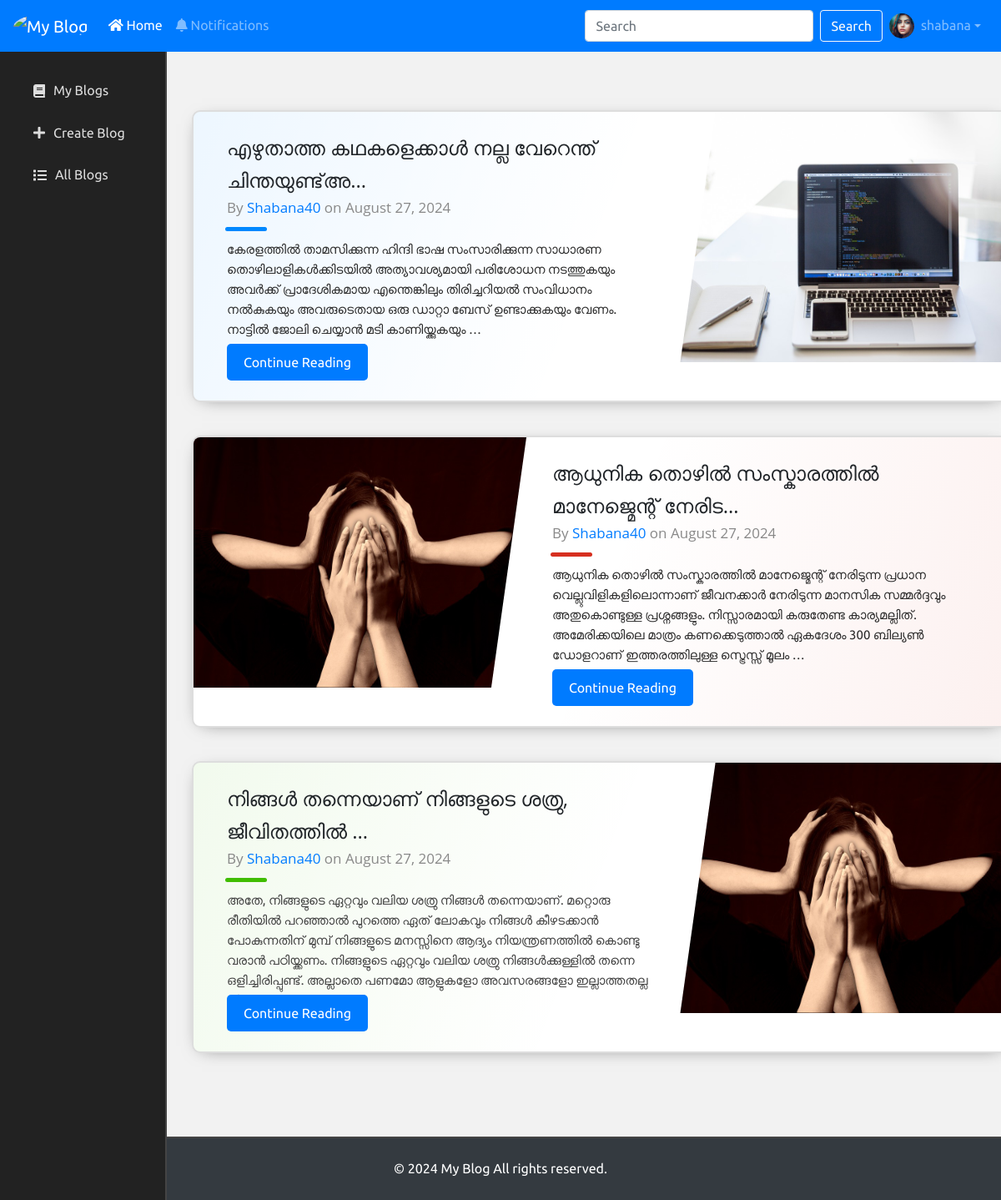
The page /user/ (signed in) on the database its author committed.
### userpanel/models.py (models this page shows, shortened)
class User_Table(models.Model):
    user = models.OneToOneField(User, on_delete=models.CASCADE)
    phone = models.CharField(max_length=15)
    profile_image = models.ImageField(upload_to='profile_images/', blank=True, null=True)
    cover_photo = models.ImageField(upload_to='cover_photos/', blank=True, null=True)
    id_proof = models.ImageField(upload_to='id_proofs/', blank=True, null=True)
    profile_description = models.TextField(blank=True, null=True)
    is_blocked = models.BooleanField(default=False)  # Add this field

class Blog(models.Model):
    STATUS_CHOICES = [
        ('draft', 'Draft'),
        ('published', 'Published'),
    ]
    title = models.CharField(max_length=100)
    content = models.TextField()
    blog_image = models.ImageField(upload_to='blog_images/', blank=True, null=True)
    author = models.ForeignKey(User, on_delete=models.CASCADE)
    created_at = models.DateTimeField(auto_now_add=True)
    updated_at = models.DateTimeField(auto_now=True)
    status = models.CharField(max_length=20, choices=STATUS_CHOICES, default='draft')

### userpanel/views.py (the view)
# urls.py: path('', user_home, name='user_home'),
@login_required(login_url='/404/')
def user_home(request):
    blogs = Blog.objects.filter(status='published', author__user_table__is_blocked=False).order_by('-created_at')
    return render(request, 'userpanel/user_home.html', {'bLogs': blogs})

### userpanel/templates/userpanel/user_home.html (shortened to what this page needs)
{% extends 'userpanel/user_base.html' %}
{% load static %}
{% block custom_css %}
<link rel="stylesheet" href="{% static 'assets/css/sitevisitor/mystyle.css' %}">
{% endblock %}
{% block content %}
<div class="projcard-container">
    {% for BloG in bLogs %}
    <div class="projcard {% cycle 'projcard-blue' 'projcard-red' 'projcard-green' 'projcard-customcolor' %}">
        <div class="projcard-innerbox">
            {% if BloG.blog_image %}
            <img class="projcard-img" src="{{ BloG.blog_image.url }}"/>
            {% else %}
            <img class="projcard-img" src="{% static 'assets/image/default_blog.jpg' %}"/>
            {% endif %}
            <div class="projcard-textbox">
                <div class="projcard-title">{{ BloG.title|truncatechars:40 }}</div>
                <div class="projcard-subtitle">
                    By <a href="{% url 'view_user_profile' BloG.author.id %}">{{ BloG.author.username }}</a> on {{ BloG.created_at|date:"F j, Y" }}
                </div>
                <div class="projcard-bar"></div>
                <div class="projcard-description">{{ BloG.content|safe|truncatechars:275 }}</div>
                <a href="{% url 'view_blog' BloG.id %}" class="btn btn-primary">Continue Reading</a>
            </div>
        </div>
    </div>
    {% endfor %}
</div>
{% endblock %}

### userpanel/templates/userpanel/user_base.html (shortened to what this page needs)
{% load static %}
<!DOCTYPE html>
<html lang="en">
<head>
    <link rel="stylesheet" href="https://stackpath.bootstrapcdn.com/bootstrap/4.5.2/css/bootstrap.min.css">
    <link rel="stylesheet" href="https://cdnjs.cloudflare.com/ajax/libs/font-awesome/5.15.3/css/all.min.css">
    <link rel="stylesheet" href="{% static 'assets/css/userpanel/userbase.css' %}">
    {% block custom_css %}{% endblock %}
</head>
<body>
    <nav class="navbar navbar-expand-lg navbar-dark bg-primary fixed-top">
        <a class="navbar-brand" href="{% url 'user_home' %}">
            <img src="{% static 'assets/image/logo.png' %}" alt="My Blog" height="30">
        </a>
        <div class="collapse navbar-collapse" id="navbarNav">
            <ul class="navbar-nav mr-auto">
                <li class="nav-item active">
                    <a class="nav-link" href="{% url 'user_home' %}"><i class="fas fa-home"></i> Home</a>
                </li>
                <li class="nav-item">
                    <a class="nav-link" href="#"><i class="fas fa-bell"></i> Notifications</a>
                </li>
            </ul>
            <form class="form-inline my-2 my-lg-0">
                <input class="form-control mr-sm-2" type="search" placeholder="Search" aria-label="Search">
                <button class="btn btn-outline-light my-2 my-sm-0" type="submit">Search</button>
            </form>
        </div>
        <ul class="navbar-nav ml-auto">
            <li class="nav-item dropdown">
                <a class="nav-link dropdown-toggle d-flex align-items-center" href="#" id="navbarDropdown" role="button" data-toggle="dropdown" aria-haspopup="true" aria-expanded="false">
                    <img src="{% if request.user.user_table.profile_image %}{{ request.user.user_table.profile_image.url }}{% else %}{% static 'assets/image/default_profile.png' %}{% endif %}" alt="Profile Picture" class="profile-picture" id="profilePicture" style="width: 30px; height: 30px; border-radius: 50%;">
                    <span class="ml-2">{{ request.user.first_name }}</span>
                </a>
            </li>
        </ul>
    </nav>
    <div class="container-fluid mt-5 pt-4">
        <div class="row">
            <nav id="sidebar-left" class="col-md-2 d-md-block sidebar">
                <div class="sidebar-inner">
                    <div class="sidebar-sticky">
                        <ul class="nav flex-column">
                            <li class="nav-item">
                                <a class="nav-link" href="{% url 'my_blog' %}">
                                    <i class="fas fa-book"></i> My Blogs
                                </a>
                            </li>
                            <li class="nav-item">
                                <a class="nav-link" href="{% url 'add_blog' %}">
                                    <i class="fas fa-plus"></i> Create Blog
                                </a>
                            </li>
                            <li class="nav-item">
                                <a class="nav-link" href="{% url 'user_blog_list' %}">
                                    <i class="fas fa-list"></i> All Blogs
                                </a>
                            </li>
                        </ul>
                    </div>
                </div>
            </nav>
            <main role="main" class="col-md-10 main-content">
                {% block content %}{% endblock %}
            </main>
        </div>
    </div>
    <footer class="text-center py-4 bg-dark text-white" style="width: 100%;">
        <div style="display: flex; justify-content: center;">
            <p>&copy; 2024 My Blog All rights reserved.</p>
        </div>
    </footer>
</body>
</html>

### static/assets/css/userpanel/userbase.css (style rules this page uses)
body { font-family: 'Ubuntu', sans-serif; line-height: 1.6; margin: 0; padding: 0; background-color: #f2f2f2; min-height: 100vh; display: flex; flex-direction: column; }
.container-fluid { flex: 1; }
.navbar { background-color: #007bff; position: fixed; }
.navbar .profile-picture { border-radius: 50%; width: 30px; height: 30px; object-fit: cover; }
#sidebar-left { position: fixed; top: 56px; left: 0; width: 220px; height: calc(100% - 56px); overflow-y: auto; background-color: #222; color: #fff; padding-top: 20px; border-right: 2px solid #444; transition: width 0.3s, padding 0.3s, font-size 0.3s; }
#sidebar-left .sidebar-inner { padding: 10px; }
#sidebar-left .nav-link { color: #ddd; padding: 10px 15px; margin-bottom: 5px; border-radius: 4px; display: flex; align-items: center; transition: padding 0.3s, font-size 0.3s; }
#sidebar-left .nav-link i { margin-right: 10px; }
.main-content { margin-left: 220px; padding: 10px; display: flex; justify-content: center; align-items: center; transition: margin-left 0.3s ease-in-out; }
footer { background-color: #222; color: #ddd; padding: 20px 0; width: 100%; border-top: 2px solid #444; margin-top: auto; }
footer p { margin: 0; font-size: 1rem; }
.navbar .profile-picture, .navbar-brand img { border-radius: 50%; width: 30px; height: 30px; object-fit: cover; }

### rows shown on the page
Blog: blog_image (picture), title "എഴുതാത്ത കഥകളെക്കാള്‍ നല്ല വേറെന്ത് ചിന്തയുണ്ട്അ…", author.username "Shabana40", created_at "August 27, 2024", content "കേരളത്തിൽ താമസിക്കുന്ന ഹിന്ദി ഭാഷ സംസാരിക്കുന്ന സാധാരണ തൊഴിലാളികൾക്കിടയിൽ അത്യാവശ്യമായി പരിശോധന നടത്തുകയും അവർക്ക് പ്രാദേശികമായ എന്തെങ്കിലും തിരിച്ചറിയൽ സംവിധാനം നൽകുകയും അവരുടെതായ ഒരു ഡാറ്റാ ബേസ് ഉണ്ടാക്കുകയും വേണം. നാട്ടിൽ ജോലി ചെയ്യാൻ മടി കാണിയ്ക്കുകയും …"
Blog: blog_image (picture), title "ആധുനിക തൊഴിൽ സംസ്കാരത്തിൽ മാനേജ്മെന്റ് നേരിട…", author.username "Shabana40", created_at "August 27, 2024", content "ആധുനിക തൊഴിൽ സംസ്കാരത്തിൽ മാനേജ്മെന്റ് നേരിടുന്ന പ്രധാന വെല്ലുവിളികളിലൊന്നാണ് ജീവനക്കാർ നേരിടുന്ന മാനസിക സമ്മർദ്ദവും അതുകൊണ്ടുള്ള പ്രശ്നങ്ങളും. നിസ്സാരമായി കരുതേണ്ട കാര്യമല്ലിത്. അമേരിക്കയിലെ മാത്രം കണക്കെടുത്താൽ ഏകദേശം 300 ബില്യൺ ഡോളറാണ് ഇത്തരത്തിലുള്ള സ്ട്രെസ്സ് മൂലം …"
Blog: blog_image (picture), title "നിങ്ങൾ തന്നെയാണ് നിങ്ങളുടെ ശത്രു, ജീവിതത്തിൽ …", author.username "Shabana40", created_at "August 27, 2024", content "അതേ, നിങ്ങളുടെ ഏറ്റവും വലിയ ശത്രു നിങ്ങൾ തന്നെയാണ്. മറ്റൊരു രീതിയിൽ പറഞ്ഞാൽ പുറത്തെ ഏത് ലോകവും നിങ്ങൾ കീഴടക്കാൻ പോകുന്നതിന് മുമ്പ് നിങ്ങളുടെ മനസ്സിനെ ആദ്യം നിയന്ത്രണത്തിൽ കൊണ്ടു വരാൻ പഠിയ്ക്കണം. നിങ്ങളുടെ ഏറ്റവും വലിയ ശത്രു നിങ്ങൾക്കുള്ളിൽ തന്നെ ഒളിച്ചിരിപ്പുണ്ട്. അല്ലാതെ പണമോ ആളുകളോ അവസരങ്ങളോ ഇല്ലാത്തതല്ല…"

### other values the page prints
{{ request.user.first_name }} "shabana"
